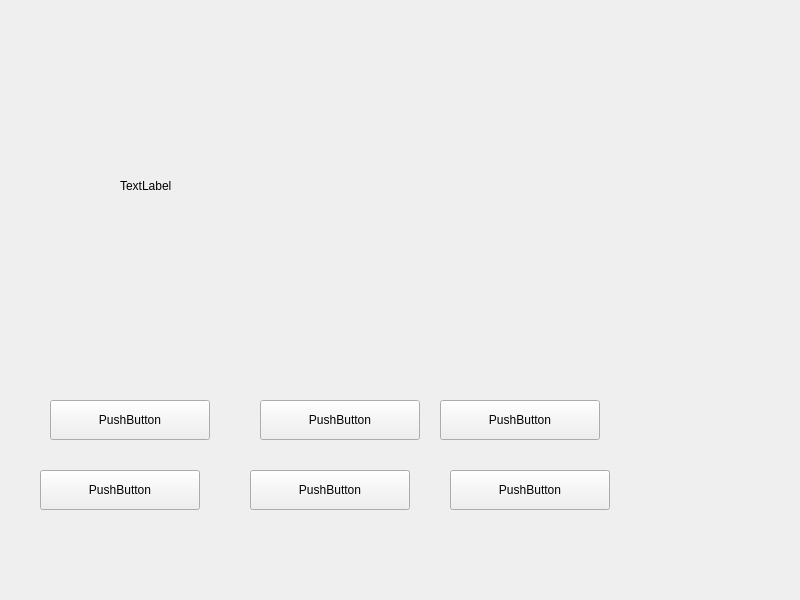
<?xml version="1.0" encoding="UTF-8"?>
<ui version="4.0">
 <class>MainWindow</class>
 <widget class="QMainWindow" name="MainWindow">
  <property name="geometry">
   <rect>
    <x>0</x>
    <y>0</y>
    <width>800</width>
    <height>600</height>
   </rect>
  </property>
  <property name="windowTitle">
   <string>MainWindow</string>
  </property>
  <widget class="QWidget" name="centralwidget">
   <widget class="QPushButton" name="pushButton">
    <property name="geometry">
     <rect>
      <x>40</x>
      <y>470</y>
      <width>160</width>
      <height>40</height>
     </rect>
    </property>
    <property name="minimumSize">
     <size>
      <width>160</width>
      <height>40</height>
     </size>
    </property>
    <property name="text">
     <string>PushButton</string>
    </property>
   </widget>
   <widget class="QPushButton" name="pushButton_3">
    <property name="geometry">
     <rect>
      <x>440</x>
      <y>400</y>
      <width>160</width>
      <height>40</height>
     </rect>
    </property>
    <property name="minimumSize">
     <size>
      <width>160</width>
      <height>40</height>
     </size>
    </property>
    <property name="text">
     <string>PushButton</string>
    </property>
   </widget>
   <widget class="QPushButton" name="pushButton_4">
    <property name="geometry">
     <rect>
      <x>260</x>
      <y>400</y>
      <width>160</width>
      <height>40</height>
     </rect>
    </property>
    <property name="minimumSize">
     <size>
      <width>160</width>
      <height>40</height>
     </size>
    </property>
    <property name="text">
     <string>PushButton</string>
    </property>
   </widget>
   <widget class="QPushButton" name="pushButton_5">
    <property name="geometry">
     <rect>
      <x>50</x>
      <y>400</y>
      <width>160</width>
      <height>40</height>
     </rect>
    </property>
    <property name="minimumSize">
     <size>
      <width>160</width>
      <height>40</height>
     </size>
    </property>
    <property name="text">
     <string>PushButton</string>
    </property>
   </widget>
   <widget class="QPushButton" name="pushButton_6">
    <property name="geometry">
     <rect>
      <x>450</x>
      <y>470</y>
      <width>160</width>
      <height>40</height>
     </rect>
    </property>
    <property name="minimumSize">
     <size>
      <width>160</width>
      <height>40</height>
     </size>
    </property>
    <property name="text">
     <string>PushButton</string>
    </property>
   </widget>
   <widget class="QPushButton" name="pushButton_7">
    <property name="geometry">
     <rect>
      <x>250</x>
      <y>470</y>
      <width>160</width>
      <height>40</height>
     </rect>
    </property>
    <property name="minimumSize">
     <size>
      <width>160</width>
      <height>40</height>
     </size>
    </property>
    <property name="text">
     <string>PushButton</string>
    </property>
   </widget>
   <widget class="QLabel" name="label">
    <property name="geometry">
     <rect>
      <x>120</x>
      <y>40</y>
      <width>481</width>
      <height>291</height>
     </rect>
    </property>
    <property name="text">
     <string>TextLabel</string>
    </property>
   </widget>
  </widget>
 </widget>
 <resources/>
 <connections/>
</ui>
